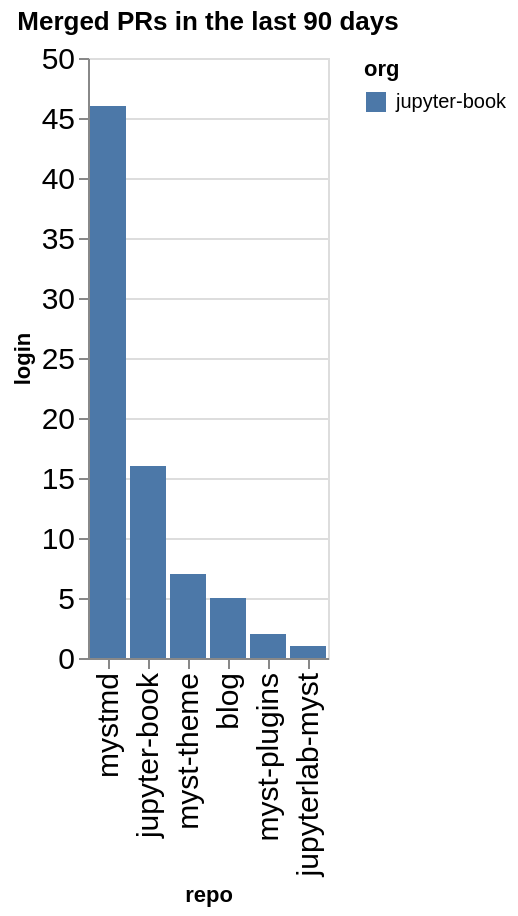

Notebook code cell kept with this figure:
### Code cell
prs_by_repo = merged.groupby(['org', 'repo']).count()['login'].reset_index().sort_values(['org', 'login'], ascending=False)
alt.Chart(data=prs_by_repo, title=f"Merged PRs in the last {n_days} days").mark_bar().encode(
    x=alt.X('repo', sort=prs_by_repo['repo'].values.tolist()),
    y='login',
    color='org'
)

### Figure 1 — Vega-Lite specification as saved in the notebook (floating-point values rounded to 4 significant figures)
{"config": {"axisLeft": {"labelFontSize": 15}, "axisBottom": {"labelFontSize": 15}}, "data": {"name": "data-ae31276d7747f1e1b04e185e62bc58c4"}, "mark": {"type": "bar"}, "encoding": {"color": {"field": "org", "type": "nominal"}, "x": {"field": "repo", "sort": ["mystmd", "jupyter-book", "myst-theme", "blog", "myst-plugins", "jupyterlab-myst"], "type": "nominal"}, "y": {"field": "login", "type": "quantitative"}}, "title": "Merged PRs in the last 90 days", "$schema": "https://vega.github.io/schema/vega-lite/v5.20.1.json", "datasets": {"data-ae31276d7747f1e1b04e185e62bc58c4": [{"org": "jupyter-book", "repo": "mystmd", "login": 46}, {"org": "jupyter-book", "repo": "jupyter-book", "login": 16}, {"org": "jupyter-book", "repo": "myst-theme", "login": 7}, {"org": "jupyter-book", "repo": "blog", "login": 5}, {"org": "jupyter-book", "repo": "myst-plugins", "login": 2}, {"org": "jupyter-book", "repo": "jupyterlab-myst", "login": 1}]}}
